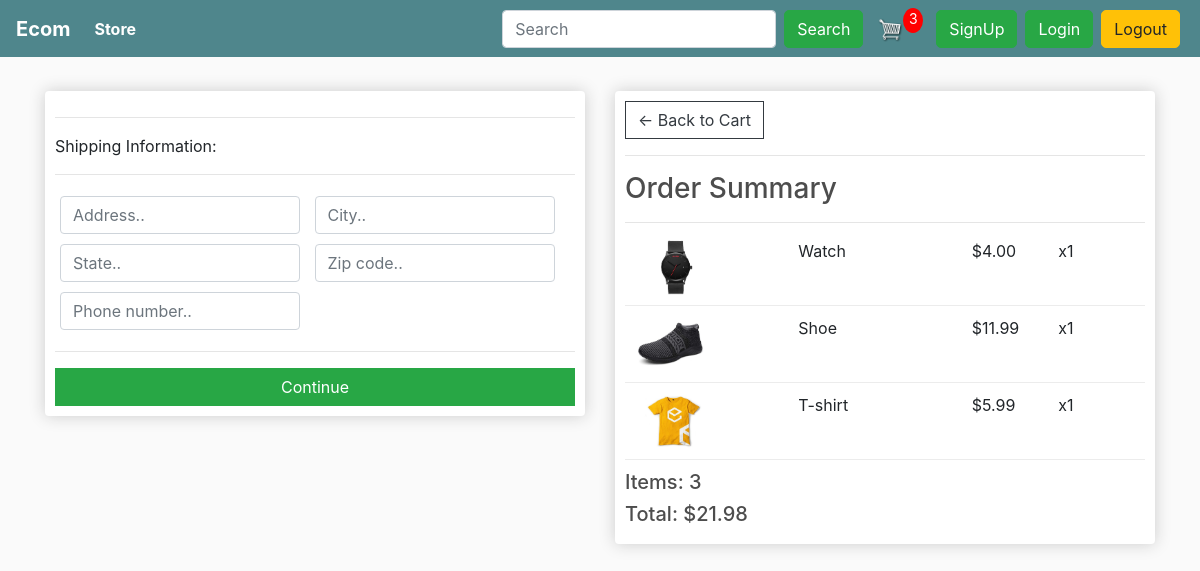
Screenshot of /checkout/ (signed in) with the database file from the repository.
### store/models.py (models this page shows, shortened)
class OrderItem(models.Model):
    product = models.ForeignKey(Product, on_delete=models.SET_NULL, null=True)
    order = models.ForeignKey(Order, on_delete=models.SET_NULL, null=True)
    quantity = models.IntegerField(default=0, null=True, blank=True)
    date_added = models.DateTimeField(auto_now_add=True)
    @property
    def get_total(self):
        total = self.product.price * self.quantity
        return total

class Product(models.Model):
    name = models.CharField(max_length=200)
    description=models.TextField(blank=True)
    price = models.FloatField()
    digital = models.BooleanField(default=False, null=True, blank=True)
    image = models.ImageField(null=True, blank=True)
    @property
    def imageURL(self):
        try:
            url = self.image.url
        except:
            url = ''
        return url

class Order(models.Model):
    customer = models.ForeignKey(Customer, on_delete=models.SET_NULL, null=True, blank=True)
    date_ordered = models.DateTimeField(auto_now_add=True)
    complete = models.BooleanField(default=False)
    transaction_id = models.CharField(max_length=100, null=True)
    @property
    def shipping(self):
        shipping = False
        orderitems = self.orderitem_set.all()
        for i in orderitems:
            if i.product.digital == False:
                shipping = True
        return shipping
    @property
    def get_cart_total(self):
        orderitems = self.orderitem_set.all()
        total = sum([item.get_total for item in orderitems])
        return total
    @property
    def get_cart_items(self):
        orderitems = self.orderitem_set.all()
        total = sum([item.quantity for item in orderitems])
        return total

### store/views.py (the view)
# urls.py: path('checkout/', views.checkout, name="checkout"),
def checkout(request):
    data = cartData(request)
    cartItems = data['cartItems']
    order = data['order']
    items = data['items']
    context = {'items': items, 'order': order, 'cartItems': cartItems}
    return render(request, 'store/checkout.html', context)

### store/utils.py (called while the page is built)
def cartData(request):
    if request.user.is_authenticated:
        customer = request.user.customer
        order, created = Order.objects.get_or_create(customer=customer, complete=False)
        items = order.orderitem_set.all()
        cartItems = order.get_cart_items
    else:
        cookieData = cookieCart(request)
        cartItems = cookieData['cartItems']
        order = cookieData['order']
        items = cookieData['items']
    return {'cartItems': cartItems, 'order': order, 'items': items}

### store/templates/store/checkout.html (shortened to what this page needs)
{% extends 'store/main.html' %}
{% load static %}
{% block content %}
     <div class="row">
		<div class="col-lg-6">
			<div class="box-element" id="form-wrapper">
				<form id="form">
					<div id="shipping-info">
						<hr>
						<p>Shipping Information:</p>
						<hr>
						<div class="form-field">
							<input class="form-control" type="text" name="address" placeholder="Address..">
						</div>
						<div class="form-field">
							<input class="form-control" type="text" name="city" placeholder="City..">
						</div>
						<div class="form-field">
							<input class="form-control" type="text" name="state" placeholder="State..">
						</div>
						<div class="form-field">
							<input class="form-control" type="text" name="zipcode" placeholder="Zip code..">
						</div>
						<div class="form-field">
							<input class="form-control" type="text" name="country" placeholder="Phone number..">
						</div>
					</div>
					<hr>
					<input id="form-button" class="btn btn-success btn-block" type="submit" value="Continue">
				</form>
			</div>
			<br>
		</div>
		<div class="col-lg-6">
			<div class="box-element">
				<a  class="btn btn-outline-dark" href="{% url 'cart' %}">&#x2190; Back to Cart</a>
				<hr>
				<h3>Order Summary</h3>
				<hr>
				{% for item in items %}
				<div class="cart-row">
					<div style="flex:2"><img class="row-image" src="{{item.product.imageURL}}"></div>
					<div style="flex:2"><p>{{item.product.name}}</p></div>
					<div style="flex:1"><p>${{item.product.price|floatformat:2}}</p></div>
					<div style="flex:1"><p>x{{item.quantity}}</p></div>
				</div>
				{% endfor %}
				<h5>Items:   {{order.get_cart_items}}</h5>
				<h5>Total:   ${{order.get_cart_total|floatformat:2}}</h5>
			</div>
		</div>
	</div>
{% endblock content %}

### static/css/main.css (style rules this page uses)
body { background-color: hsl(0, 0%, 98%); }
h1,h2,h3,h4,h5,h6 { color:hsl(0, 0%, 30%); }
.box-element { box-shadow:hsl(0, 0%, 80%) 0 0 16px; background-color: #fff; border-radius: 4px; padding: 10px; }
.col-lg-4, .col-lg-6, .col-lg-8, .col-lg-12 { margin-top: 10px; }
.btn { border-radius: 0; }
.row-image { width: 100px; }
.form-field { width:250px; display: inline-block; padding: 5px; }
.cart-row { display: flex; align-items: flex-stretch; padding-bottom: 10px; margin-bottom: 10px; border-bottom: 1px solid #ececec; }

### rows the page displays
OrderItem: product.imageURL (picture), product.name "Watch", product.price "4.00", quantity "1"
OrderItem: product.imageURL (picture), product.name "Shoe", product.price "11.99", quantity "1"
OrderItem: product.imageURL (picture), product.name "T-shirt", product.price "5.99", quantity "1"
Order: get_cart_items "3", get_cart_total "21.98"

### other values shown
{{ cartItems }} "3"
